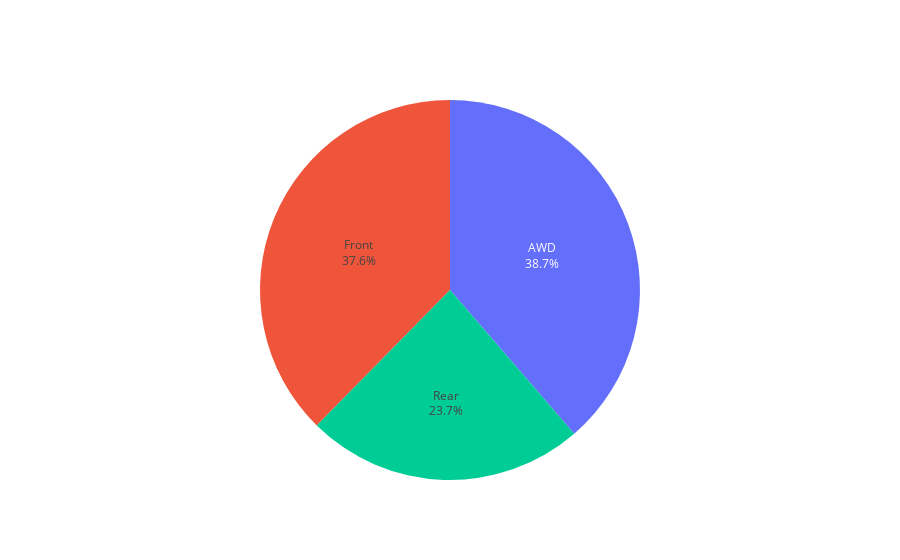

Source (notebook cell):
### Code cell
# Distribución de coches según la tracción
data1 = data['Drive'].value_counts()
data1
#graficamos
fig = go.Figure(data =[go.Pie (labels=data1.index.values, values= data1,textinfo='label+percent')])
fig.update_layout(showlegend=False)
fig.show()
fig.write_html("trac.html")

### Figure 1 — Plotly figure (JSON) as saved in the notebook; plotly's stock layout.template omitted (floating-point values rounded to 4 significant figures)
{"data": [{"labels": ["AWD", "Front", "Rear"], "textinfo": "label+percent", "type": "pie", "values": [75, 73, 46]}], "layout": {"showlegend": false}}
